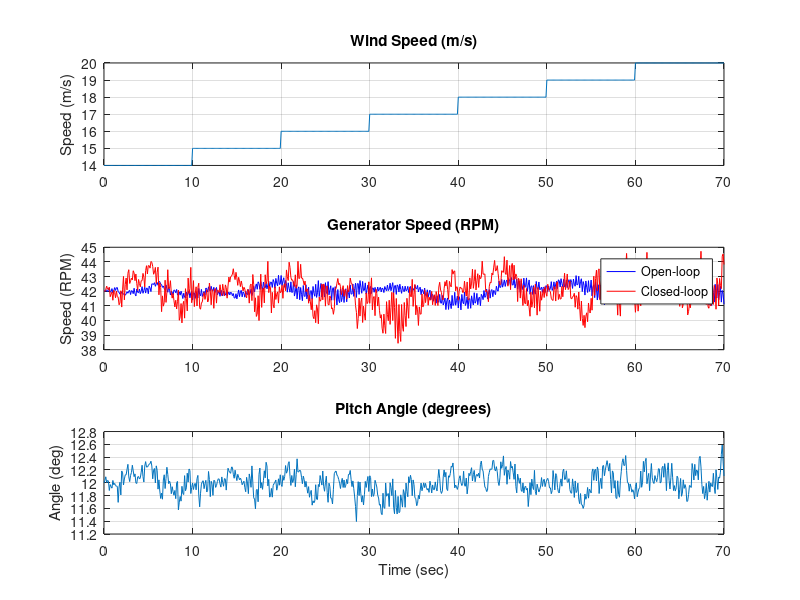
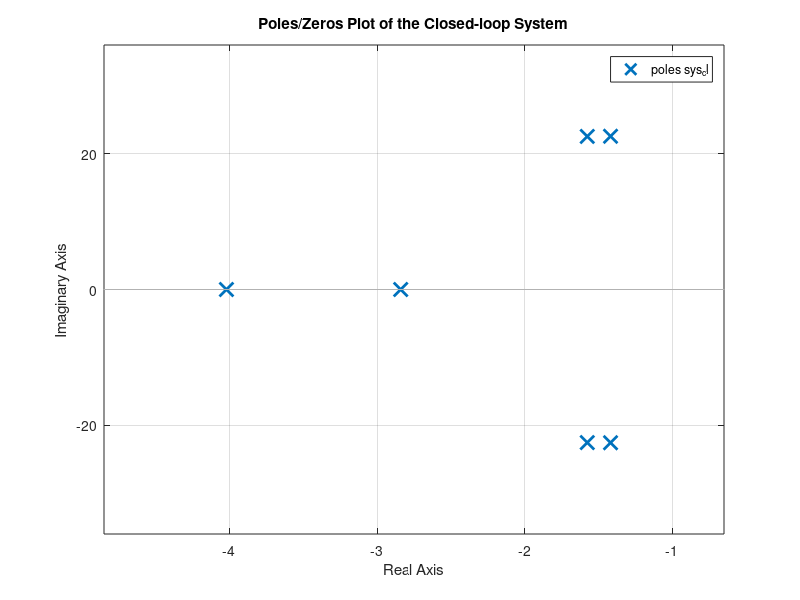

The MATLAB source for these figures, in order: (Note: this script raises an error after producing the figures.)
% LQG Control Simulation for Wind Turbines
% Based on the paper "Linear Quadratic Gaussian (LQG) Control of Wind Turbines"
% by Abdulrahman Kalbat

clear all; close all; clc;

% System matrices from the paper - CART 3-state model
A = [-1.4454e-1, -3.1078e-6, 0.0;
     2.6910e7, 0.0, -2.6910e7;
     0.0, 1.5601e-5, 0.0];
 
B = [-3.4559; 0.0; 0.0];

C = [0, 0, 1]; % Only generator speed is measured

G = [7.8938e-2; 0.0; 0.0]; % Turbine system noise gain matrix

% Check controllability and observability
disp('Checking controllability:')
controllability = rank(ctrb(A,B));
if controllability == size(A,1)
    disp('System is controllable')
else
    disp('System is not controllable')
end

disp('Checking observability:')
observability = rank(obsv(A,C));
if observability == size(A,1)
    disp('System is observable')
else
    disp('System is not observable')
end

% Define noise covariances
W = 0.1; % Turbine system noise covariance
V = 0.1; % Measurement noise covariance

% LQG Design - First calculate Kalman filter gain
[kalmf,L,P] = kalman(ss(A,[B G],C,0),W,V);
Kk = P*C'*inv(V); % Optimal state estimation gain
disp('Kalman filter gain:')
disp(Kk)

% Define weighting matrices for LQR design
Qf = [1 0 0; 0 1e-13 0; 0 0 1];
Rf = 1;

% Calculate LQR gain
[Kf,S,e] = lqr(A,B,Qf,Rf);
disp('LQR gain:')
disp(Kf)

% Create the open-loop system
sys_ol = ss(A,B,C,0);

% Create the closed-loop LQG system
A_cl = [A-B*Kf, B*Kf; 
        zeros(size(A)), A-Kk*C];
B_cl = [G, zeros(size(B,1),1);
        G, Kk];
C_cl = [C, zeros(1,size(A,1))];  % Fixed dimension issue
D_cl = zeros(1,2);

sys_cl = ss(A_cl,B_cl,C_cl,D_cl);

% Time simulation parameters
t = 0:0.1:70;
sim_time = length(t);

% Create step wind speed inputs varying from 14 m/s to 20 m/s
wind_speed = zeros(sim_time,1);
wind_speed(1:100) = 14;
wind_speed(101:200) = 15;
wind_speed(201:300) = 16;
wind_speed(301:400) = 17;
wind_speed(401:500) = 18;  % Control design point (18 m/s)
wind_speed(501:600) = 19;
wind_speed(601:701) = 20;

% Create white noise for the system and measurement
rng(42); % Set random seed for reproducibility
w_noise = randn(sim_time,1)*sqrt(W);
v_noise = randn(sim_time,1)*sqrt(V);

% Create the input matrix for simulation
u_sim = [w_noise, v_noise];

% Simulate the open-loop and closed-loop responses
[y_ol, t_ol, x_ol] = lsim(sys_ol, w_noise.*G(1), t);
[y_cl, t_cl, x_cl] = lsim(sys_cl, u_sim, t);

% Calculate pitch angle (control input) for closed-loop system
pitch_angle = zeros(sim_time,1);
for i = 1:sim_time
    % Extract the estimated states
    x_est = x_cl(i,4:6)';
    % Calculate the control input using LQR gain
    pitch_angle(i) = -Kf*x_est;
end

% Converting generator speed to RPM (assuming rad/s to RPM conversion)
% The paper indicates 42 RPM at the operating point
y_ol_rpm = y_ol * (60/(2*pi)) + 42;  % Adding offset to center around 42 RPM
y_cl_rpm = y_cl * (60/(2*pi)) + 42;  % Adding offset to center around 42 RPM

% Plot the results
figure(1);

% Plot wind speed
subplot(3,1,1);
plot(t, wind_speed);
title('Wind Speed (m/s)');
grid on;
ylabel('Speed (m/s)');
xlim([0 70]);

% Plot generator speed
subplot(3,1,2);
plot(t, y_ol_rpm, 'b', t, y_cl_rpm, 'r');
title('Generator Speed (RPM)');
grid on;
ylabel('Speed (RPM)');
legend('Open-loop', 'Closed-loop');
xlim([0 70]);

% Plot pitch angle
subplot(3,1,3);
plot(t, pitch_angle+12);  % Adding 12 degrees offset (operating point)
title('Pitch Angle (degrees)');
grid on;
ylabel('Angle (deg)');
xlabel('Time (sec)');
xlim([0 70]);

% Plot poles and zeros of the closed-loop system
figure(2);
pzmap(sys_cl);
title('Poles/Zeros Plot of the Closed-loop System');
grid on;

% Create Bode plots comparing open-loop and closed-loop systems
figure(3);
bode(sys_ol, 'b', sys_cl, 'r');
title('Bode Plot of Open-loop and Closed-loop Systems');
legend('Open-loop', 'Closed-loop');
grid on;

% Add more detailed analysis - step response
figure(4);
step(sys_ol, 'b', sys_cl(:,1), 'r', t);
title('Step Response Comparison');
legend('Open-loop', 'Closed-loop (From System Noise)');
grid on;

% Impulse response
figure(5);
impulse(sys_ol, 'b', sys_cl(:,1), 'r', t(1:200));
title('Impulse Response Comparison');
legend('Open-loop', 'Closed-loop (From System Noise)');
grid on;

% Time domain metrics
disp('Time domain metrics:');
info_ol = stepinfo(sys_ol);
info_cl = stepinfo(sys_cl(:,1));

fprintf('Open-loop rise time: %.4f seconds\n', info_ol.RiseTime);
fprintf('Closed-loop rise time: %.4f seconds\n', info_cl.RiseTime);
fprintf('Open-loop settling time: %.4f seconds\n', info_ol.SettlingTime);
fprintf('Closed-loop settling time: %.4f seconds\n', info_cl.SettlingTime);
fprintf('Open-loop overshoot: %.4f%%\n', info_ol.Overshoot);
fprintf('Closed-loop overshoot: %.4f%%\n', info_cl.Overshoot);